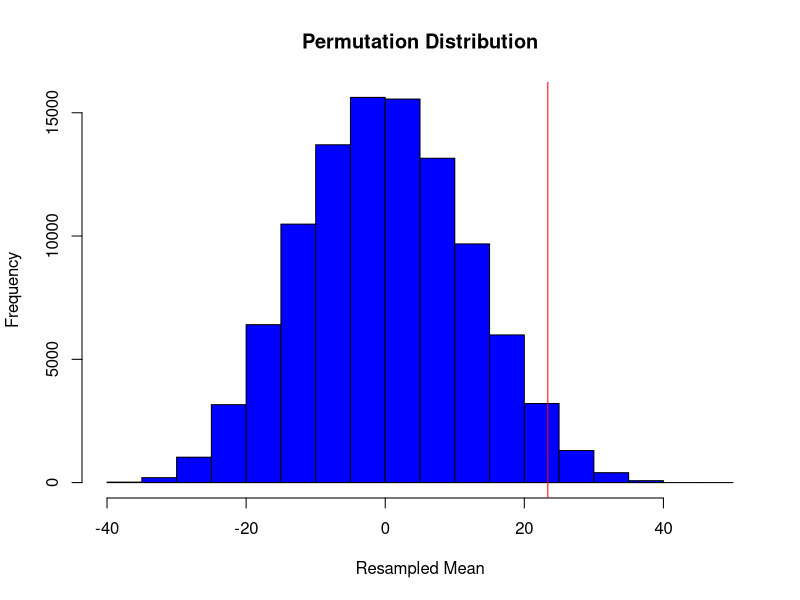

The R source for this figure:
#!/usr/bin/Rscript
#Shawn Pan
#STAT 139

set.seed(0)

data <- read.csv("textmessages.csv")

under_texts <- data$texts[data$underclassman == 1]
upper_texts <- data$texts[data$underclassman == 0]
all_texts <- data$texts

observed_mean <- mean(under_texts) - mean(upper_texts)

#sample permutations
nsims <- 100000
resample_mean <- numeric(nsims)
for (i in 1:nsims) {
  resample <- sample(all_texts)
  resample_mean[i] <- mean(resample[data$underclassman == 1]) - mean(resample[data$underclassman == 0])
}

#plot distribution
png("permutations.png", width=360, height=360)
hist(resample_mean, col="blue", main="Permutation Distribution", xlab="Resampled Mean")
abline(v=observed_mean, col="red")
dev.off()

"p-value"
2 * mean(resample_mean >= observed_mean)